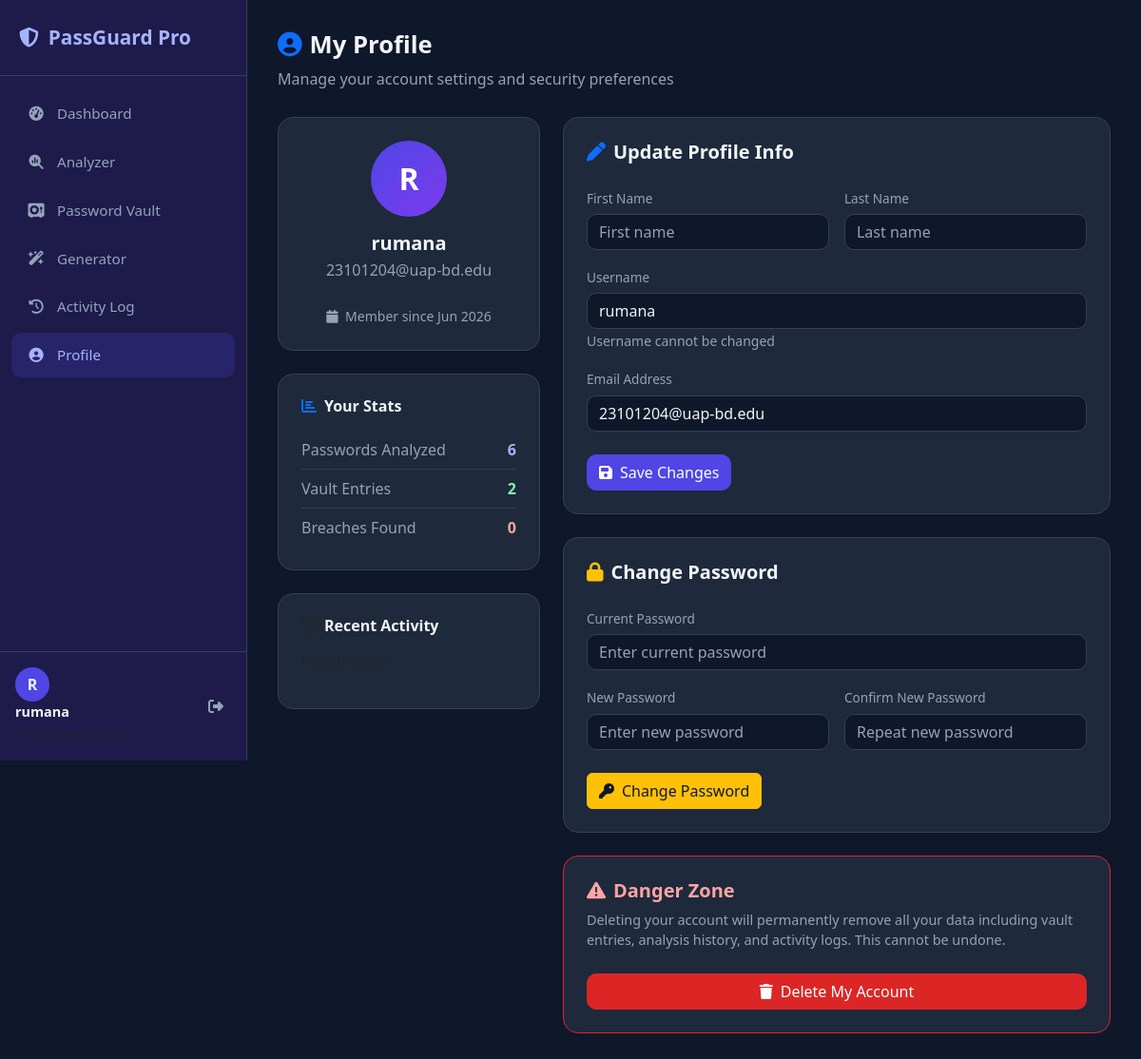
/accounts/profile/ (signed in), run on an earlier commit of the app's database.
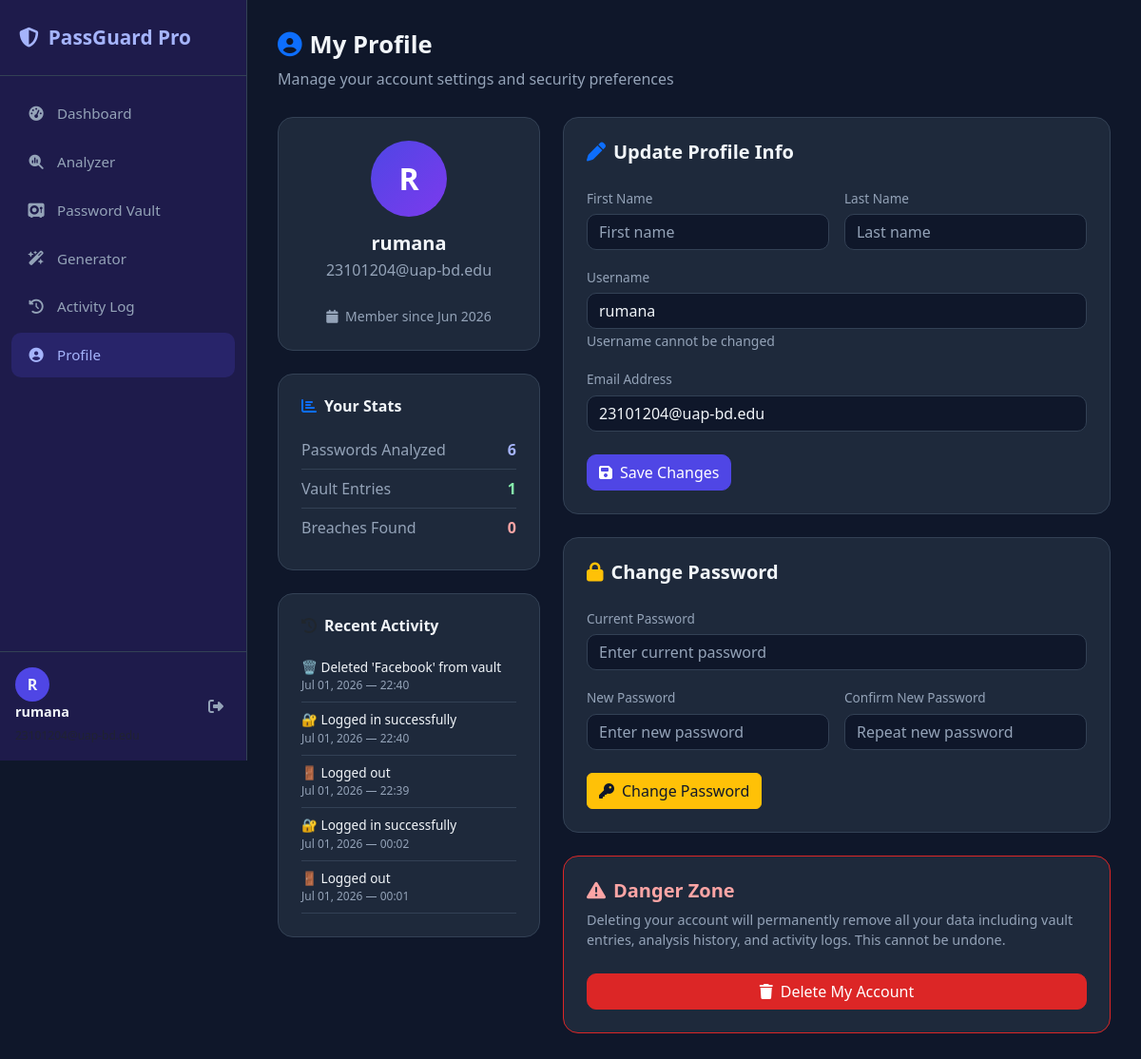
And on a later commit of the database.
### dashboard/models.py (models this page shows, shortened)
class ActivityLog(models.Model):
    ACTION_CHOICES = [
        ('login', 'User Login'),
        ('logout', 'User Logout'),
        ('analyze', 'Password Analyzed'),
        ('vault_add', 'Password Added to Vault'),
        ('vault_delete', 'Password Deleted from Vault'),
        ('generate', 'Password Generated'),
    ]
    user = models.ForeignKey(User, on_delete=models.CASCADE)
    action = models.CharField(max_length=20, choices=ACTION_CHOICES)
    description = models.CharField(max_length=200, blank=True)
    ip_address = models.GenericIPAddressField(null=True, blank=True)
    created_at = models.DateTimeField(auto_now_add=True)
    class Meta:
        ordering = ['-created_at']

### accounts/views.py (the view, shortened to what this page needs)
# urls.py: path('profile/', views.profile_view, name='profile'),
@login_required
def profile_view(request):
    user = request.user
    profile, _ = UserProfile.objects.get_or_create(user=user)
    total_analyzed = PasswordAnalysis.objects.filter(user=user).count()
    total_vault = VaultEntry.objects.filter(user=user).count()
    total_breached = PasswordAnalysis.objects.filter(user=user, was_breached=True).count()
    recent_logs = ActivityLog.objects.filter(user=user).order_by('-created_at')[:5]
    context = {
        'profile': profile,
        'total_analyzed': total_analyzed,
        'total_vault': total_vault,
        'total_breached': total_breached,
        'recent_logs': recent_logs,
    }
    return render(request, 'accounts/profile.html', context)

### templates/accounts/profile.html (shortened to what the changed rows need)
{% extends 'base.html' %}
{% block content %}
<div class="page-header">
  <h2><i class="fas fa-user-circle me-2 text-primary"></i>My Profile</h2>
</div>
<div class="row g-4">
  <div class="col-lg-4">
    <div class="card p-4 mb-4">
      <div class="d-flex justify-content-between align-items-center py-2"
           style="border-bottom:1px solid #334155;">
        <span style="color:#94a3b8;">Vault Entries</span>
        <span class="fw-bold" style="color:#86efac;">{{ total_vault }}</span>
      </div>
    </div>
    <div class="card p-4">
      {% for log in recent_logs %}
      <div class="py-2" style="border-bottom:1px solid #334155;">
        <div style="font-size:0.85rem;color:#f1f5f9;">
          {% if log.action == 'login' %}🔐
          {% elif log.action == 'logout' %}🚪
          {% elif log.action == 'analyze' %}🔍
          {% elif log.action == 'vault_add' %}➕
          {% elif log.action == 'vault_delete' %}🗑️
          {% endif %}
          {{ log.description }}
        </div>
        <div style="font-size:0.75rem;color:#94a3b8;">
          {{ log.created_at|date:"M d, Y — H:i" }}
        </div>
      </div>
      {% empty %}
        <p class="text-muted small">No activity yet</p>
      {% endfor %}
    </div>
  </div>
</div>
{% endblock %}

What changed in the data, as far as the page shows it:
added ActivityLog: description "Deleted 'Facebook' from vault", created_at "Jul 01, 2026 — 22:40"
added ActivityLog: description "Logged in successfully", created_at "Jul 01, 2026 — 22:40"
added ActivityLog: description "Logged out", created_at "Jul 01, 2026 — 22:39"
added ActivityLog: description "Logged in successfully", created_at "Jul 01, 2026 — 00:02"
added ActivityLog: description "Logged out", created_at "Jul 01, 2026 — 00:01"
Also different on the page:
{{ total_vault }}: "2" → "1"
